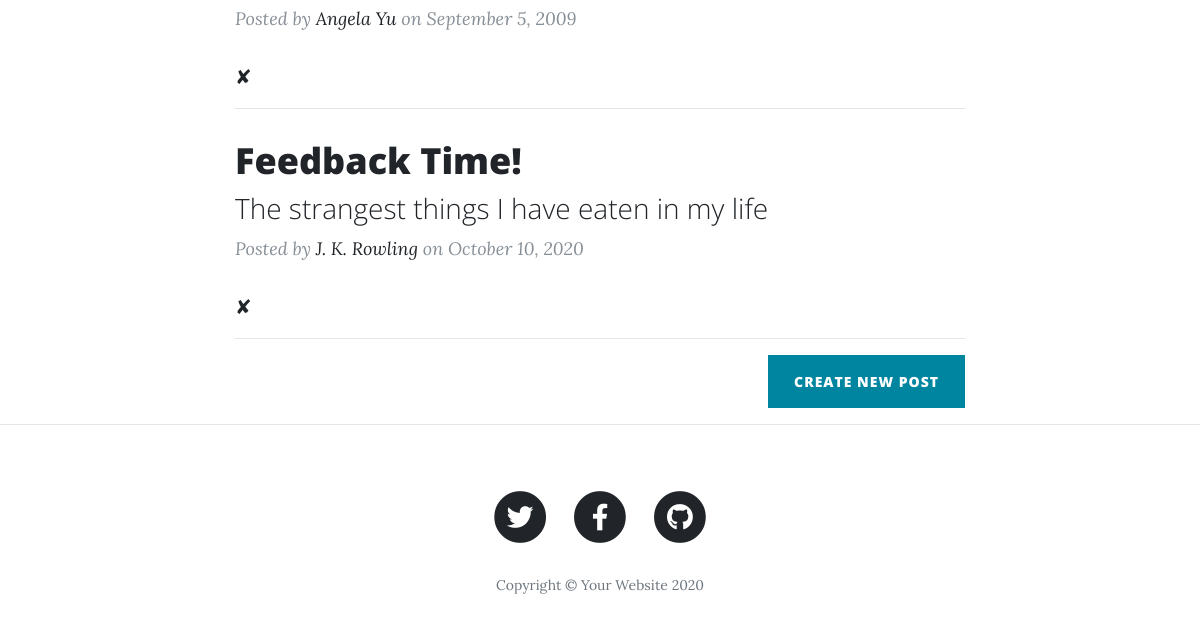
/ (lower part), run on an earlier commit of the app's database.
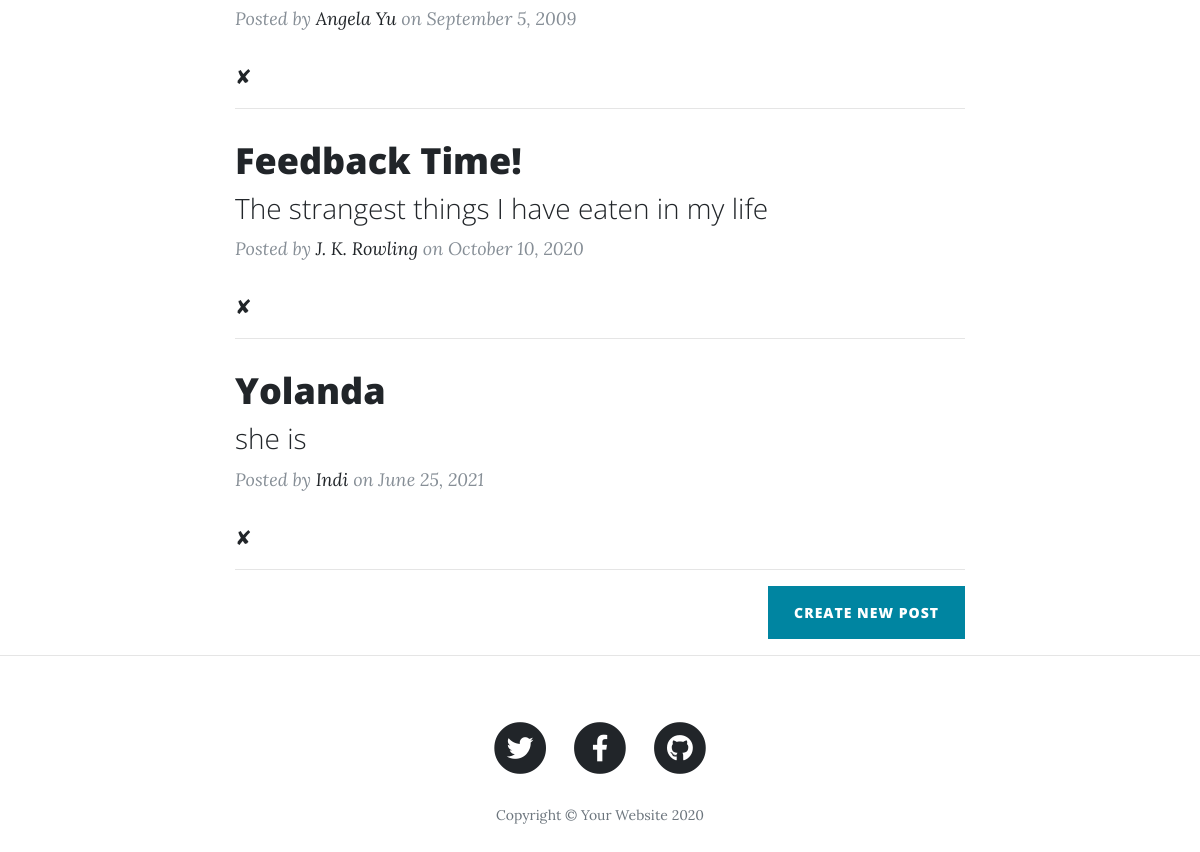
And on a later commit of the database.
### main.py (models this page shows)
class BlogPost(db.Model):
    id = db.Column(db.Integer, primary_key=True)
    title = db.Column(db.String(250), unique=True, nullable=False)
    subtitle = db.Column(db.String(250), nullable=False)
    date = db.Column(db.String(250), nullable=False)
    body = db.Column(db.Text, nullable=False)
    author = db.Column(db.String(250), nullable=False)
    img_url = db.Column(db.String(250), nullable=False)

### main.py (the view)
@app.route('/')
def get_all_posts():
    posts = db.session.query(BlogPost).all()
    return render_template("index.html", all_posts=posts)

### templates/index.html (shortened to what this page needs)
{% include "header.html" %}
  <div class="container">
    <div class="row">
      <div class="col-lg-8 col-md-10 mx-auto">
        {% for post in all_posts %}
        <div class="post-preview">
          <a href="{{ url_for('show_post', index=post.id) }}">
            <h2 class="post-title">
              {{post.title}}
            </h2>
            <h3 class="post-subtitle">
              {{post.subtitle}}
            </h3>
          </a>
          <p class="post-meta">Posted by
            <a href="#">{{post.author}}</a>
            on {{post.date}}</p>
            <a href="{{url_for('delete_post', post_id=post.id)}}">✘</a>
        </div>
        <hr>
        {% endfor %}
        <div class="clearfix">
          <a class="btn btn-primary float-right" href="{{ url_for('create_post') }}">Create New Post</a>
        </div>
      </div>
    </div>
  </div>
  <hr>
{% include "footer.html" %}

What changed in the data, as far as the page shows it:
added BlogPost: title "Yolanda", subtitle "she is", author "Indi", date "June 25, 2021"
